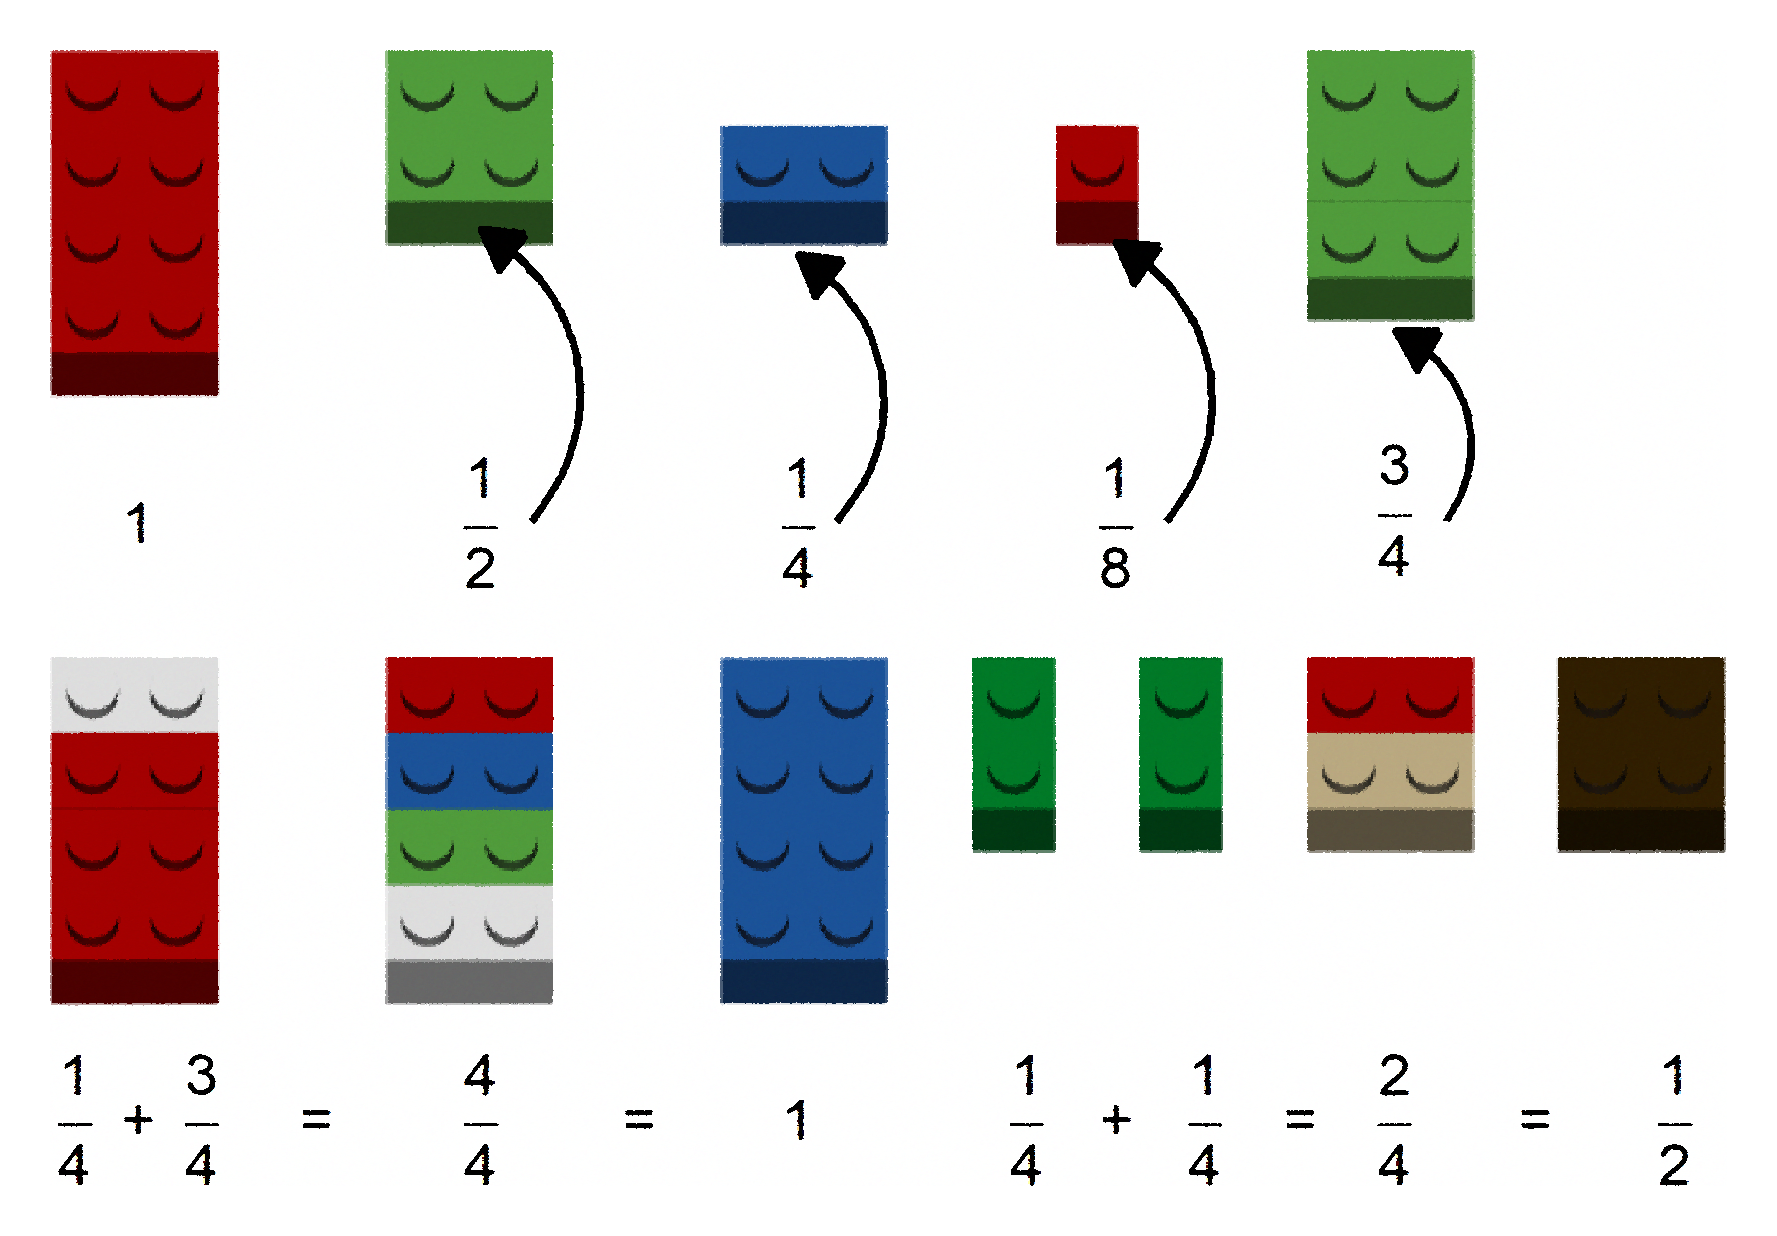

The R source for this figure:

library(brickr)
library(rgl)
library(magick)
library(tidyverse)

my_first_model <- 
  tibble::tribble(
    ~level, ~x1, ~x2, ~x3, ~x4, ~x5, ~x6, ~x7, ~x8, ~x9, ~x10, ~x11, ~x12, ~x13, ~x14, ~x15, ~x16, ~x17, ~x18, ~x19, ~x20,
    "A",  3L,  3L,  NA,  NA, 12L, 12L,  NA,  NA,  NA,   NA,   NA,   NA,   NA,   NA,   NA,  12L,  12L,   NA,   NA,   NA,
    "A",  3L,  3L,  NA,  NA, 12L, 12L,  NA,  NA,  4L,   4L,   NA,   NA,   3L,   NA,   NA,  12L,  12L,   NA,   NA,   NA,
    "A",  3L,  3L,  NA,  NA,  NA,  NA,  NA,  NA,  NA,   NA,   NA,   NA,   NA,   NA,   NA,  12L,  12L,   NA,   NA,   NA,
    "A",  3L,  3L,  NA,  NA,  NA,  NA,  NA,  NA,  NA,   NA,   NA,   NA,   NA,   NA,   NA,   NA,   NA,   NA,   NA,   NA,
    "A",  NA,  NA,  NA,  NA,  NA,  NA,  NA,  NA,  NA,   NA,   NA,   NA,   NA,   NA,   NA,   NA,   NA,   NA,   NA,   NA,
    "A",  NA,  NA,  NA,  NA,  NA,  NA,  NA,  NA,  NA,   NA,   NA,   NA,   NA,   NA,   NA,   NA,   NA,   NA,   NA,   NA,
    "A",  NA,  NA,  NA,  NA,  NA,  NA,  NA,  NA,  NA,   NA,   NA,   NA,   NA,   NA,   NA,   NA,   NA,   NA,   NA,   NA,
    "A",  NA,  NA,  NA,  NA,  NA,  NA,  NA,  NA,  NA,   NA,   NA,   NA,   NA,   NA,   NA,   NA,   NA,   NA,   NA,   NA,
    "A",  1L,  1L,  NA,  NA,  3L,  3L,  NA,  NA,  4L,   4L,   NA,   7L,   NA,   7L,   NA,   3L,   3L,   NA,  34L,  34L,
    "A",  3L,  3L,  NA,  NA,  4L,  4L,  NA,  NA,  4L,   4L,   NA,   7L,   NA,   7L,   NA,   2L,   2L,   NA,  34L,  34L,
    "A",  3L,  3L,  NA,  NA, 12L, 12L,  NA,  NA,  4L,   4L,   NA,   NA,   NA,   NA,   NA,   NA,   NA,   NA,   NA,   NA,
    "A",  3L,  3L,  NA,  NA,  1L,  1L,  NA,  NA,  4L,   4L,   NA,   NA,   NA,   NA,   NA,   NA,   NA,   NA,   NA,   NA
  )  %>% 
  mutate(
    across(everything(), ~replace_na(.x, 0))
  )



my_first_model %>% 
  bricks_from_table() %>% 
  build_bricks()

#Rotate the default view for a better snapshot
par3d(windowRect = c(20, 30, 800, 800))
par3d(userMatrix = rotate3d(par3d("userMatrix"), pi/4, 1, 0, 0))
rgl.snapshot( ".lego.png", fmt = "png", top = TRUE )

lego <- image_read(".lego.png") %>% image_flip()  

labels_1 <- tibble::tribble(
  ~y,  ~x, ~label, 
  385, 95,    "1",
  620, 355,   "1",
  620, 95,    "+",
  620, 165,   "=",
  620, 292.5, "=",
  620, 480,   "+", 
  620, 552.5, "=",
  620, 645,   "="
)

labels_2 <- tibble::tribble(
  ~y, ~x, ~a, ~b,
  385, 230, 1, 2,
  385, 355, 1, 4,
  385, 480, 1, 8,
  380, 590, 3, 4,
  620, 70,  1, 4,  
  620, 120, 3, 4,  
  620, 230, 4, 4,
  620, 445, 1, 4,
  620, 515, 1, 4,
  620, 590, 2, 4,  
  620, 700, 1, 2,
)


arrows <- tibble::tribble(
  ~x, ~xend, ~y, ~yend,
  250, 230, 385, 270, 
  370, 355, 385, 280, 
  500, 480, 385, 275, 
  610, 590, 385, 310
  
)

lego %>% 
  image_ggplot()  +
  geom_text(data = labels_1, aes(x=x, 
                                 y=y, 
                                 label = label),
            family = "Comic Sans MS",
            size = 5) +
  geom_text(data = labels_2, aes(x=x, 
                                 y=y, 
                                 label = paste0("frac(",a, ",", b, ")")),
            parse = TRUE,
            family = "Comic Sans MS",
            size = 5) +
  geom_curve(data = arrows, 
             aes(x = x, xend = xend, y = y, yend = yend), 
             arrow = arrow(type = "closed",
                           length = unit(0.15, "inches")),
             size = 1) 
ggsave(filename = ".lego2.png",
       units = "mm")

image_read(".lego2.png") %>% 
  image_noise(noisetype = "Uniform") %>% 
  image_oilpaint() %>% 
  image_trim(fuzz = 5) %>% 
  image_border(color = "white", "50x50") %>% 
  image_write(path = "Lego Fraction.png")

file.remove(".lego.png")
file.remove(".lego2.png")

